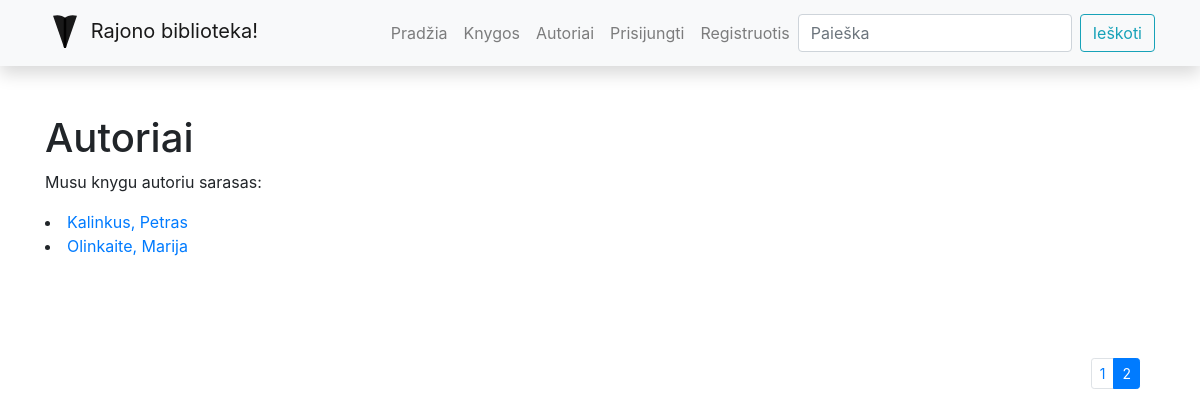
/library/authors/?page=2, run on the app's committed database.
### library/models.py (models this page shows, shortened)
class Author(models.Model):
    first_name = models.CharField('Vardas', max_length=100)
    last_name = models.CharField('Pavarde', max_length=100)
    description = HTMLField()
    def display_books(self):
        return ', '.join([book.title for book in self.books.all()[:3]])
    display_books.short_description = "Knygos"
    class Meta:
        ordering = ['last_name', 'first_name']
        verbose_name = "Autorius"
        verbose_name_plural = "Autoriai"
    def __str__(self):
        return f'{self.last_name}, {self.first_name}'

### library/views.py (the view)
# urls.py: path('authors/', views.authors, name='authors'),
def authors(request):
    paginator = Paginator(Author.objects.all(), 2)
    page_number = request.GET.get('page')
    paged_authors = paginator.get_page(page_number)
    context = {
        'authors': paged_authors  # anksciau buvo 'authors' bet dabar naudojame Paginator, todel ir jo reiksme idedame
    }
    return render(request, 'authors.html', context=context)

### library/templates/authors.html
{% extends "base.html" %}
{% block content %}
<h1>Autoriai</h1>
<p>Musu knygu autoriu sarasas: </p>
{% for author_obj in authors %}
<li><a href="{% url 'author-detail' author_obj.id %}">{{author_obj}}</a></li>
{% endfor %}
<div class="container puslapiai"><nav aria-label="...">
        {% if authors.has_other_pages %}
            <ul class="pagination pagination-sm justify-content-end">
                {% for i in authors.paginator.page_range %}
                    {% if authors.number == i %}
                        <li class="page-item active"><a class="page-link">{{ i }}</a></li>
                    {% else %}
                        <li class="page-item"><a class="page-link" href="?page={{ i }}">{{ i }}</a></li>
                    {% endif %}
                {% endfor %}
            </ul>
        {% endif %}
    </nav></div>
{% endblock %}

### library/static/css/styles.css (style rules this page uses)
.puslapiai { margin-top: 100px; float: left; }

### data on the page
Author: last_name+first_name "Kalinkus, Petras"
Author: last_name+first_name "Olinkaite, Marija"

### other printed values
{{ i }} "1"
{{ i }} "2"
